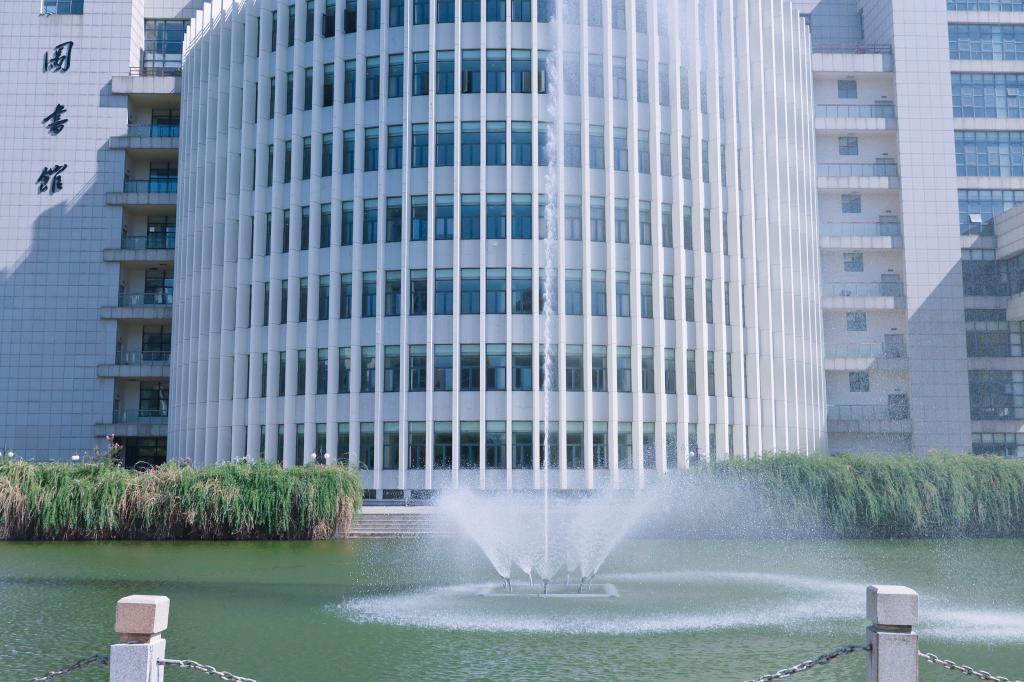
#> input picture img/imgae1.jpg, 1024 x 682 px
$ python main.py
#> lines starting #> are read from the running program, lines starting #| are printed output that depends on the picture
### A/grayscale_histogram.py
import cv2 as cv
import matplotlib.pyplot as plt
import numpy as np

# 计算直方图函数
def histCover(img):
    equ = cv.equalizeHist(img)

    cv.imshow("src", img)
    cv.imshow("result", equ)

    cv.waitKey(0)
    cv.imwrite("../result/A/equ_contrast.jpg", np.hstack((img, equ)))

    # 均衡化后直方图计算，显示均衡化对比效果
    plt.figure("对比图", figsize=(8, 4))
    plt.subplot(121)
    plt.hist(img.ravel(), 256)
    plt.subplot(122)
    plt.hist(equ.ravel(), 256)
    plt.xlim([0, 255])
    plt.savefig("../result/A/histogram_contrast.jpg")
    plt.show()


### A/main.py
from grayscale_histogram import *
from showA import *
from grayscale_slice import *
from bit_plain_slice import *

if __name__ == '__main__':
    # 图片路径
    img_path = "../img/imgae1.jpg"
    img = cv.imread(img_path, flags=0)
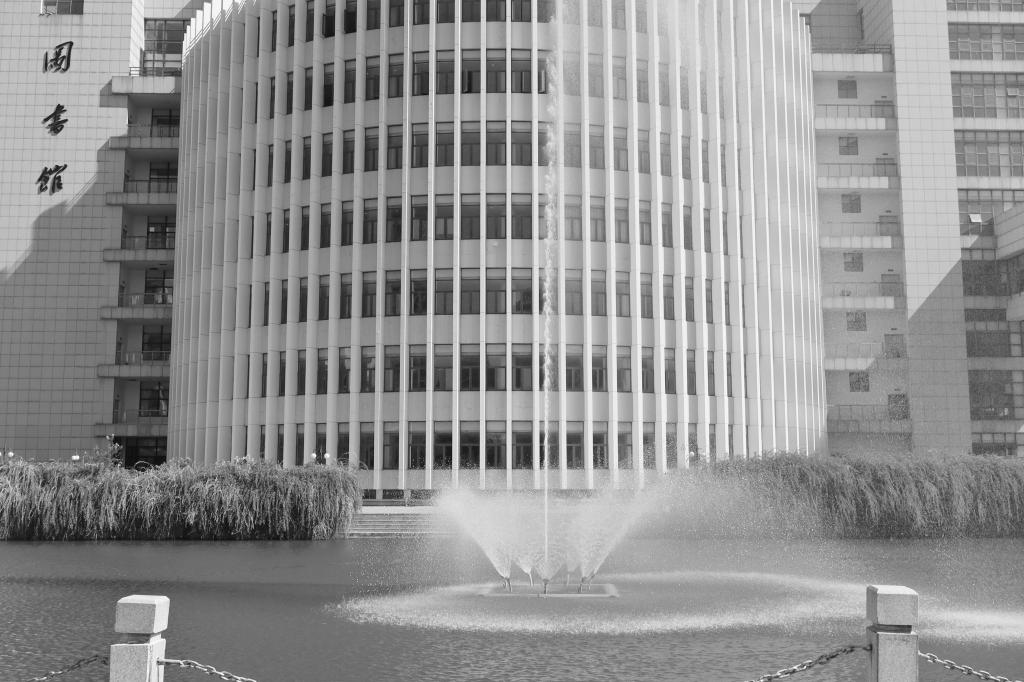
#> img: shape (682, 1024); min 0, max 255, mean 145.3
    # 将图片缩小，便于查看
    width, height = img.shape[:2][::-1]
#> width = 1024; height = 682
    img_resize = cv.resize(img, (int(width*0.5), int(height*0.5)), interpolation=cv.INTER_CUBIC)
    # # 灰度级切片展示两张图片对比
    # show_two_pictures(img_resize, grayscale_slice(img_resize, 100))
    # # 位平面切片展示8张位平面处理图
    # bit_plain_slice(img_resize)
    # 灰度直方图
    histCover(img_resize)
#> in histCover, `equ = cv.equalizeHist(img)`:
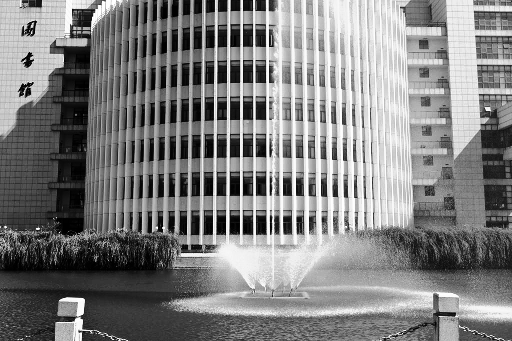
#> equ: shape (341, 512); min 0, max 255, mean 128.3
#> in histCover, `cv.imwrite("../result/A/equ_contrast.jpg", np.hstack((img, equ)))`:
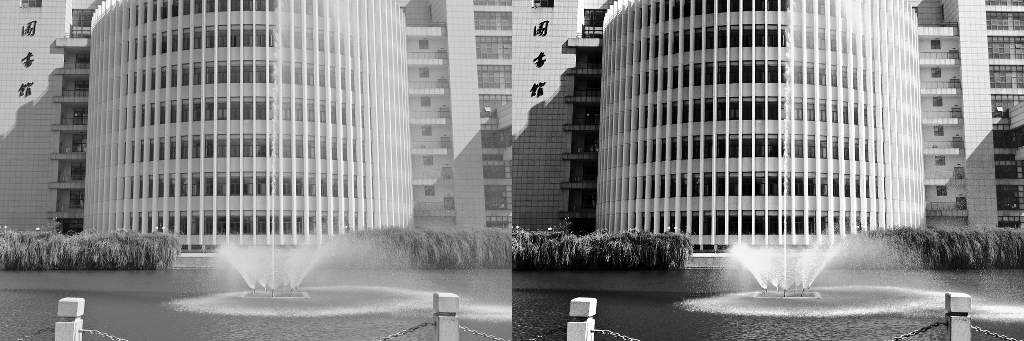
#> saved as equ_contrast.jpg: shape (341, 1024); min 0, max 255, mean 136.8
#> in histCover, `plt.savefig("../result/A/histogram_contrast.jpg")`:
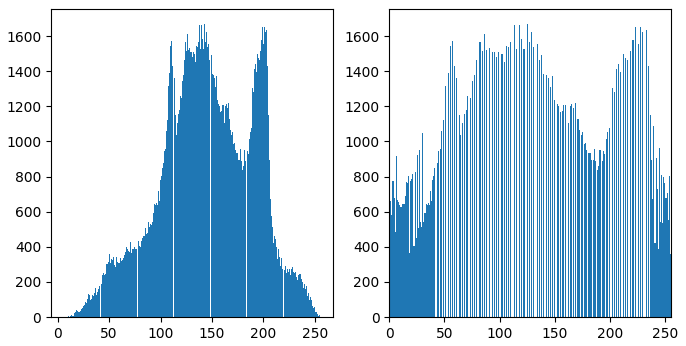
#> figure drawn by matplotlib, 2 panels; panel 1: tallest bar 1671 high, from x = 142.2 to 143.1; panel 2: tallest bar 1671 high, from x = 124.5 to 125.5

$ run again, with img/face1.jpg copied over img/imgae1.jpg
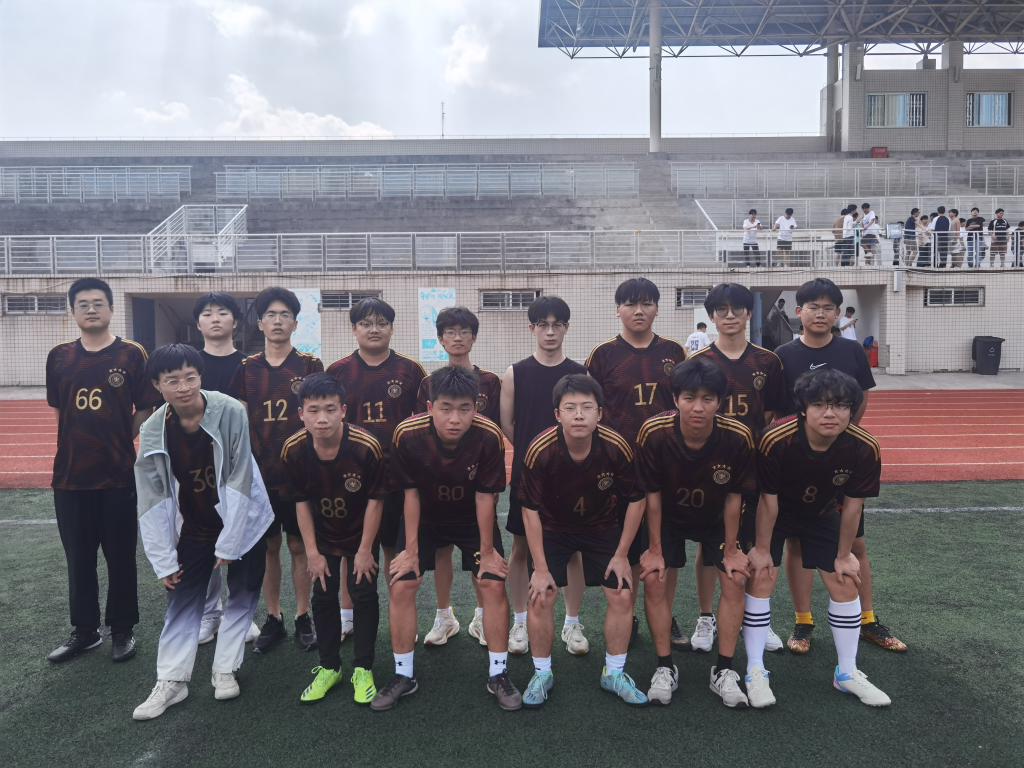
#> input picture img/face1.jpg, 4096 x 3072 px (shown at 1/4 size)
#> in histCover, `cv.imwrite("../result/A/equ_contrast.jpg", np.hstack((img, equ)))`:
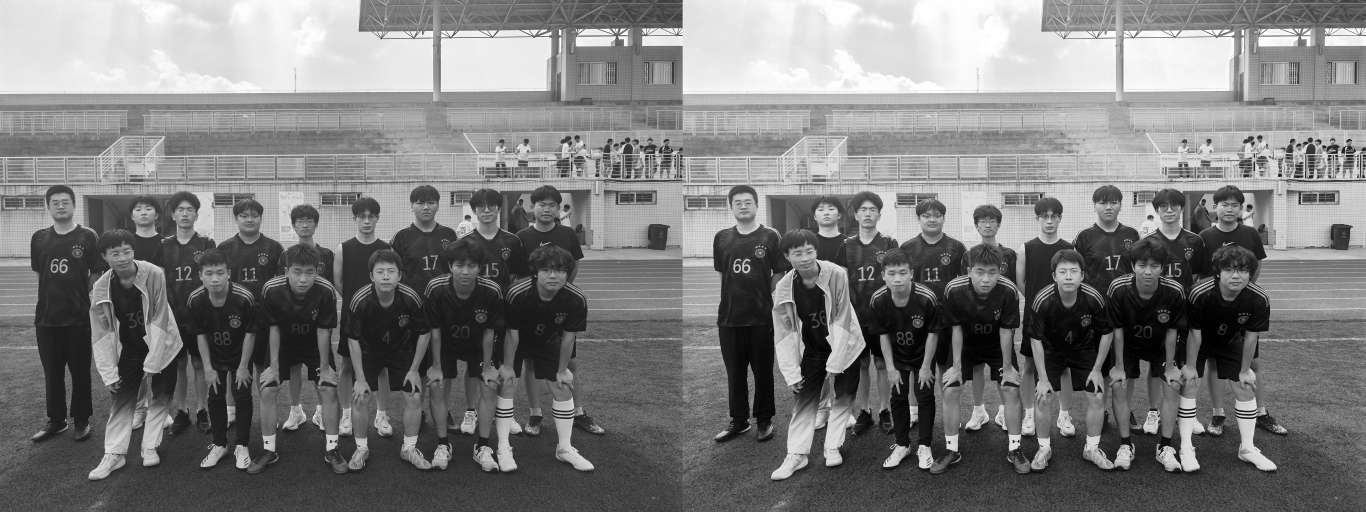
#> saved as equ_contrast.jpg: shape (1536, 4096) (shown at 1/3 size); min 0, max 255, mean 123.2
#> in histCover, `plt.savefig("../result/A/histogram_contrast.jpg")`:
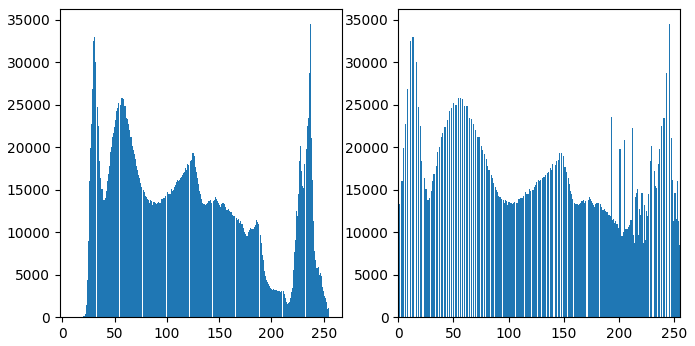
#> figure drawn by matplotlib, 2 panels; panel 1: tallest bar 34542 high, from x = 236.8 to 237.8; panel 2: tallest bar 34542 high, from x = 245 to 246

$ run again, with img/1.png saved as img/imgae1.jpg
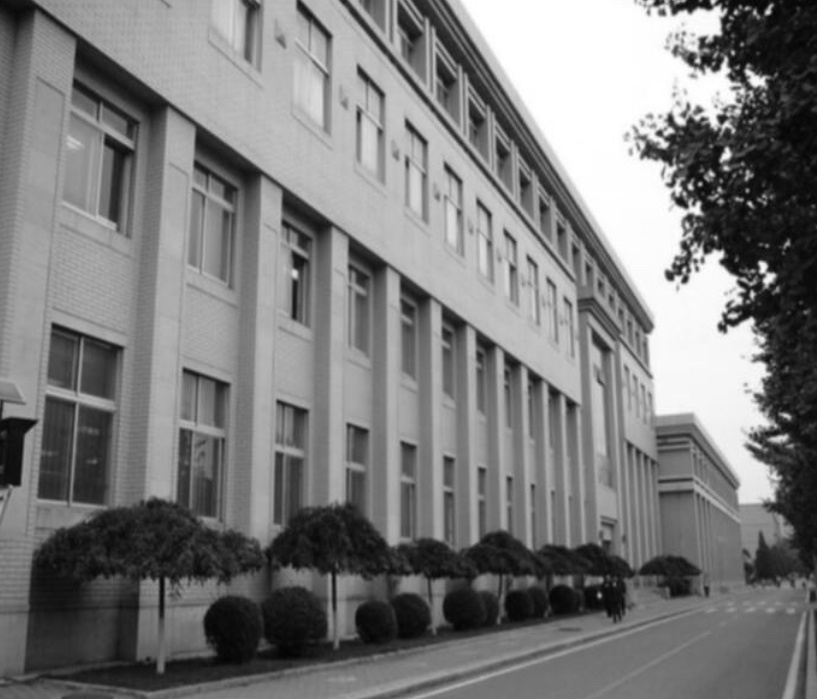
#> input picture img/1.png, 817 x 699 px
#> img is the input picture: shape (699, 817); min 3, max 255, mean 123.3
#> in histCover, `cv.imwrite("../result/A/equ_contrast.jpg", np.hstack((img, equ)))`:
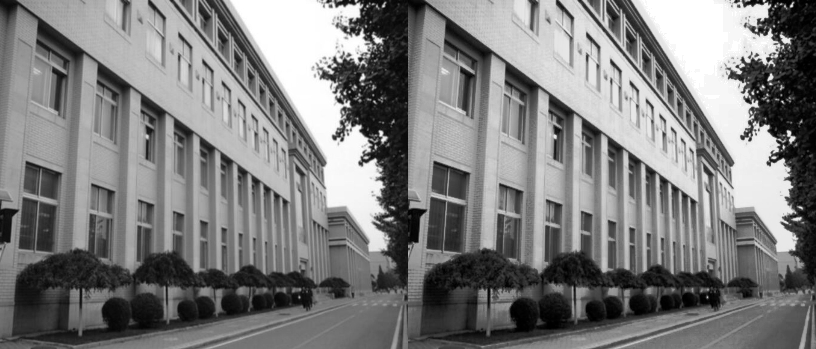
#> saved as equ_contrast.jpg: shape (349, 816); min 0, max 255, mean 125.8
#> in histCover, `plt.savefig("../result/A/histogram_contrast.jpg")`:
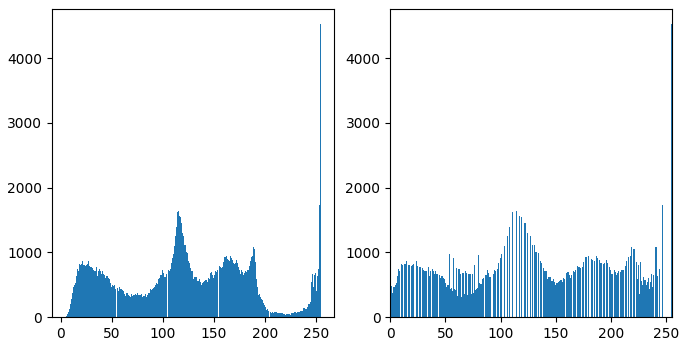
#> figure drawn by matplotlib, 2 panels; panel 1: tallest bar 4531 high, from x = 254 to 255; panel 2: tallest bar 4531 high, from x = 254 to 255
